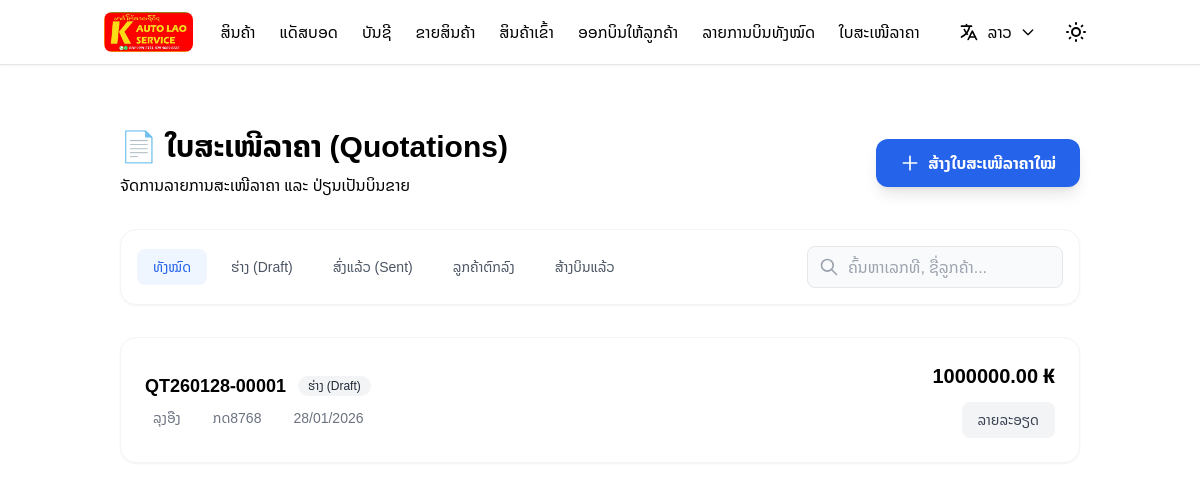
Page /quotations/ (signed in) on the committed database.
### store/models.py (models this page shows, shortened)
class Quotation(models.Model):
    STATUS_CHOICES = (
        ('DRAFT', 'ຮ່າງ (Draft)'),
        ('SENT', 'ສົ່ງແລ້ວ (Sent)'),
        ('ACCEPTED', 'ລູກຄ້າຕົກລົງ (Accepted)'),
        ('REJECTED', 'ປະຕິເສດ (Rejected)'),
        ('CONVERTED', 'ສ້າງບິນແລ້ວ (Converted)'),
    )
    quotation_no = models.CharField(max_length=50, unique=True, verbose_name="ເລກທີໃບສະເໜີລາຄາ")
    date = models.DateField(default=timezone.now, verbose_name="ວັນທີ")
    valid_until = models.DateField(null=True, blank=True, verbose_name="ໃຊ້ໄດ້ເຖິງວັນທີ")
    status = models.CharField(max_length=20, choices=STATUS_CHOICES, default='DRAFT', verbose_name="ສະຖານະ")
    customer_name = models.CharField(max_length=200, verbose_name="ຊື່ລູກຄ້າ", blank=True, null=True)
    customer_phone = models.CharField(max_length=50, verbose_name="ເບີໂທລະສັບລູກຄ້າ", blank=True, null=True)
    customer = models.ForeignKey(Customer, on_delete=models.SET_NULL, null=True, blank=True, verbose_name="ລູກຄ້າ")
    car_register_no = models.CharField(max_length=100, verbose_name="ທະບຽນລົດ", blank=True, null=True)
    car_brand = models.CharField(max_length=100, verbose_name="ຍີ່ຫໍ້ລົດ", blank=True, null=True)
    car_model = models.CharField(max_length=100, verbose_name="ແບບລົດ", blank=True, null=True)
    car_mileage = models.CharField(max_length=50, verbose_name="ເລກ km", blank=True, null=True)
    subtotal = models.DecimalField(max_digits=15, decimal_places=2, default=0, verbose_name="ຍອດລວມ")
    discount = models.DecimalField(max_digits=15, decimal_places=2, default=0, verbose_name="ສ່ວນຫຼຸດ")
    tax_amount = models.DecimalField(max_digits=15, decimal_places=2, default=0, verbose_name="ອາກອນ")
    net_amount = models.DecimalField(max_digits=15, decimal_places=2, default=0, verbose_name="ຍອດລວມສຸດທິ")
    remarks = models.TextField(blank=True, null=True, verbose_name="ໝາຍເຫດ")
    user = models.ForeignKey(User, on_delete=models.SET_NULL, null=True, verbose_name="ຜູ້ອອກໃບ")
    created_at = models.DateTimeField(auto_now_add=True, verbose_name="ສ້າງເມື່ອ")
    updated_at = models.DateTimeField(auto_now=True, verbose_name="ອັບເດດເມື່ອ")
    class Meta:
        ordering = ['-date', '-created_at']
        verbose_name = "ໃບສະເໜີລາຄາ"
        verbose_name_plural = "ໃບສະເໜີລາຄາທັງໝົດ"

### store/views.py (the view)
# urls.py: path("quotations/", views.quotation_list, name="quotation_list"),
@login_required
def quotation_list(request):
    status = request.GET.get('status')
    search_query = request.GET.get('search')
    quotations = Quotation.objects.all()
    if status:
        quotations = quotations.filter(status=status)
    if search_query:
        quotations = quotations.filter(
            Q(quotation_no__icontains=search_query) |
            Q(customer_name__icontains=search_query) |
            Q(car_register_no__icontains=search_query)
        )
    context = {
        'quotations': quotations,
        'current_status': status,
    }
    return render(request, 'store/quotation_list.html', context)

### context_processors.py (called while the page is built)
def language_processor(request):
    return {
        'LANGUAGES': settings.LANGUAGES,
        'current_language': request.LANGUAGE_CODE if hasattr(request, 'LANGUAGE_CODE') else settings.LANGUAGE_CODE,
    }

### store/templates/store/quotation_list.html (shortened to what this page needs)
{% extends 'base.html' %}
{% load humanize %}
{% block content %}
<div class="min-h-screen py-8">
    <div class="container mx-auto px-4 max-w-8xl">
        <div class="flex flex-col md:flex-row justify-between items-center mb-8 gap-4">
            <div>
                <h1 class="text-3xl font-bold mb-2">
                    📄 ໃບສະເໜີລາຄາ (Quotations)
                </h1>
                <p class="">
                    ຈັດການລາຍການສະເໜີລາຄາ ແລະ ປ່ຽນເປັນບິນຂາຍ
                </p>
            </div>
            <a href="{% url 'quotation_create' %}" class="inline-flex items-center px-6 py-3 bg-blue-600 hover:bg-blue-700 text-white font-semibold rounded-xl shadow-lg hover:shadow-xl transform hover:-translate-y-0.5 transition-all duration-200">
                <svg class="w-5 h-5 mr-2" fill="none" stroke="currentColor" viewBox="0 0 24 24">
                    <path stroke-linecap="round" stroke-linejoin="round" stroke-width="2" d="M12 4v16m8-8H4"/>
                </svg>
                ສ້າງໃບສະເໜີລາຄາໃໝ່
            </a>
        </div>
        <div class="rounded-2xl shadow-sm border border-gray-100 dark:border-gray-700 p-4 mb-8">
            <form method="GET" class="flex flex-col md:flex-row gap-4 items-center justify-between">
                <div class="flex overflow-x-auto pb-2 md:pb-0 gap-2 w-full md:w-auto">
                    <a href="?" class="px-4 py-2 rounded-lg text-sm font-medium whitespace-nowrap transition-colors {% if not current_status %}bg-blue-50 text-blue-600 dark:bg-blue-900/30 dark:text-blue-300{% else %}text-gray-600 dark:text-gray-400 hover:bg-gray-50 dark:hover:bg-gray-700{% endif %}">
                        ທັງໝົດ
                    </a>
                    <a href="?status=DRAFT" class="px-4 py-2 rounded-lg text-sm font-medium whitespace-nowrap transition-colors {% if current_status == 'DRAFT' %}bg-gray-100 text-gray-800 dark:bg-gray-700 dark:text-white{% else %}text-gray-600 dark:text-gray-400 hover:bg-gray-50 dark:hover:bg-gray-700{% endif %}">
                        ຮ່າງ (Draft)
                    </a>
                    <a href="?status=SENT" class="px-4 py-2 rounded-lg text-sm font-medium whitespace-nowrap transition-colors {% if current_status == 'SENT' %}bg-blue-50 text-blue-600 dark:bg-blue-900/30 dark:text-blue-300{% else %}text-gray-600 dark:text-gray-400 hover:bg-gray-50 dark:hover:bg-gray-700{% endif %}">
                        ສົ່ງແລ້ວ (Sent)
                    </a>
                    <a href="?status=ACCEPTED" class="px-4 py-2 rounded-lg text-sm font-medium whitespace-nowrap transition-colors {% if current_status == 'ACCEPTED' %}bg-green-50 text-green-600 dark:bg-green-900/30 dark:text-green-300{% else %}text-gray-600 dark:text-gray-400 hover:bg-gray-50 dark:hover:bg-gray-700{% endif %}">
                        ລູກຄ້າຕົກລົງ
                    </a>
                    <a href="?status=CONVERTED" class="px-4 py-2 rounded-lg text-sm font-medium whitespace-nowrap transition-colors {% if current_status == 'CONVERTED' %}bg-purple-50 text-purple-600 dark:bg-purple-900/30 dark:text-purple-300{% else %}text-gray-600 dark:text-gray-400 hover:bg-gray-50 dark:hover:bg-gray-700{% endif %}">
                        ສ້າງບິນແລ້ວ
                    </a>
                </div>
                <div class="relative w-full md:w-64">
                    <input type="text" name="search" value="{{ request.GET.search }}" placeholder="ຄົ້ນຫາເລກທີ, ຊື່ລູກຄ້າ..." class="w-full pl-10 pr-4 py-2 border border-gray-200 dark:border-gray-600 rounded-lg bg-gray-50 dark:bg-gray-700 focus:ring-2 focus:ring-blue-500 focus:border-transparent">
                    <svg class="w-5 h-5 text-gray-400 absolute left-3 top-1/2 -translate-y-1/2" fill="none" stroke="currentColor" viewBox="0 0 24 24">
                        <path stroke-linecap="round" stroke-linejoin="round" stroke-width="2" d="M21 21l-6-6m2-5a7 7 0 11-14 0 7 7 0 0114 0z"/>
                    </svg>
                </div>
            </form>
        </div>
        <div class="grid grid-cols-1 gap-4">
            {% for item in quotations %}
            <div class="rounded-2xl shadow-sm border border-gray-100 dark:border-gray-700 p-6 flex flex-col md:flex-row justify-between items-start md:items-center hover:shadow-md transition-shadow duration-200">
                <div class="flex-1">
                    <div class="flex items-center gap-3 mb-2">
                        <span class="text-lg font-bold">
                            {{ item.quotation_no }}
                        </span>
                        {% if item.status == 'DRAFT' %}
                            <span class="px-2.5 py-0.5 rounded-full text-xs font-medium bg-gray-100 text-gray-800 dark:bg-gray-700 dark:text-gray-300">
                                ຮ່າງ (Draft)
                            </span>
                        {% elif item.status == 'SENT' %}
                            <span class="px-2.5 py-0.5 rounded-full text-xs font-medium bg-blue-100 text-blue-800 dark:bg-blue-900 dark:text-blue-300">
                                ສົ່ງແລ້ວ
                            </span>
                        {% elif item.status == 'ACCEPTED' %}
                            <span class="px-2.5 py-0.5 rounded-full text-xs font-medium bg-green-100 text-green-800 dark:bg-green-900 dark:text-green-300">
                                ຕົກລົງແລ້ວ
                            </span>
                        {% elif item.status == 'CONVERTED' %}
                            <span class="px-2.5 py-0.5 rounded-full text-xs font-medium bg-purple-100 text-purple-800 dark:bg-purple-900 dark:text-purple-300">
                                ສ້າງບິນແລ້ວ
                            </span>
                        {% else %}
                            <span class="px-2.5 py-0.5 rounded-full text-xs font-medium bg-red-100 text-red-800 dark:bg-red-900 dark:text-red-300">
                                ປະຕິເສດ
                            </span>
                        {% endif %}
                    </div>
                    <div class="flex flex-col sm:flex-row sm:items-center gap-2 sm:gap-6 text-sm text-gray-500 dark:text-gray-400">
                        <div class="flex items-center">
                            {{ item.customer_name|default:"ລູກຄ້າທົ່ວໄປ" }}
                        </div>
                        <div class="flex items-center">
                            {{ item.car_register_no|default:"-" }}
                        </div>
                        <div class="flex items-center">
                            {{ item.date|date:"d/m/Y" }}
                        </div>
                    </div>
                </div>
                <div class="flex flex-col items-end gap-3 mt-4 md:mt-0">
                    <span class="text-xl font-bold">
                        {{ item.net_amount|intcomma }} ₭
                    </span>
                    <div class="flex items-center gap-2">
                        <a href="{% url 'quotation_detail' item.pk %}" class="px-4 py-2 bg-gray-100 hover:bg-gray-200 dark:bg-gray-700 dark:hover:bg-gray-600 text-gray-700 dark:text-gray-200 rounded-lg text-sm font-medium transition-colors">
                            ລາຍລະອຽດ
                        </a>
                    </div>
                </div>
            </div>
            {% endfor %}
        </div>
    </div>
</div>
{% endblock %}

### templates/base.html (style rules this page uses)
* { font-family: 'Noto Sans Lao', 'Noto Sans Thai', sans-serif; }
body { background-color: #ffffff; color: #000000; transition: all 0.3s ease; }
* { transition: background-color 0.3s ease, color 0.3s ease, border-color 0.3s ease; }

### rows in the picture
Quotation: quotation_no "QT260128-00001", status "ຮ່າງ (Draft)", customer_name "ລຸງອືງ", car_register_no "ກດ8768", date "28/01/2026", net_amount "1000000.00"
